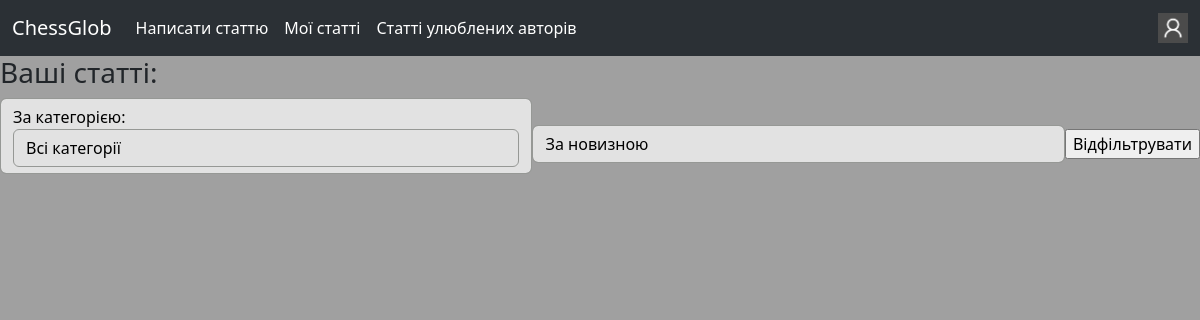
/view_my_articles (signed in), run on an earlier commit of the app's database.
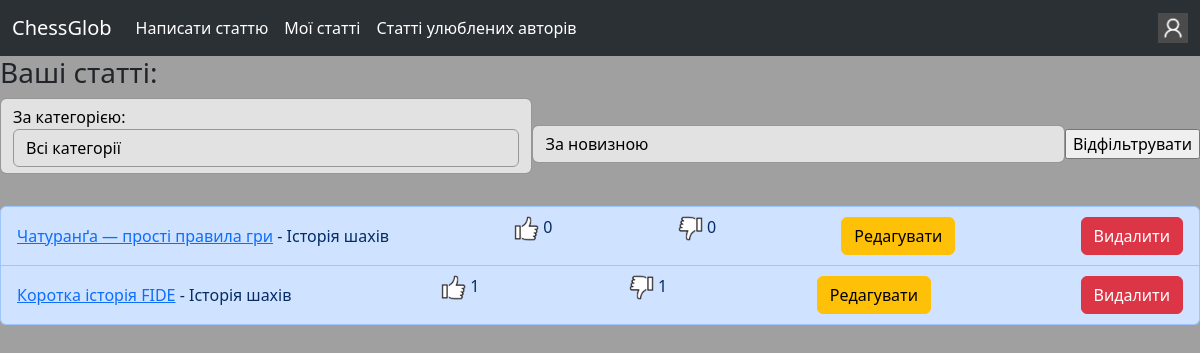
And on a later commit of the database.
### blog/models.py (models this page shows, shortened)
class Article(models.Model):
    class Categories(models.TextChoices):
        other = "Інше"
        debut = "Дебют"
        middle_game = "Мітельшпіль"
        end_game = "Ендшпіль"
        history = "Історія шахів"
        etude = "Шахові задачки"
    author = models.ForeignKey(MyUser, models.CASCADE)
    name = models.CharField(max_length=32)
    category = models.CharField(choices=Categories.choices, default=Categories.other)
    created_time = models.DateTimeField()
    elements_num = models.IntegerField(default=1)

### blog/views.py (the view, shortened to what this page needs)
# urls.py: path("view_my_articles", views.view_my_articles, name="view_my_articles"),
@login_required
def view_my_articles(request):
    if request.method not in ["GET", "POST"]:
        return redirect("/eror?eror_text=Сторінка для перегляду ваших статтей приймає лише GET і POST запити.")
    categories = [choice.value for choice in models.Article.Categories]
    articles = models.Article.objects.filter(author=request.user)
    articles = articles.annotate(like_count=Count('like', distinct=True))
    articles = articles.annotate(dislike_count=Count("dislike", distinct=True))
    if request.method == "GET":
        articles = articles.order_by("-created_time")
        return render(request, "blog/view_my_articles.html", {"articles":articles, "categories":categories})

### templates/blog/view_my_articles.html (shortened to what this page needs)
{% extends "base.html" %}
{% load static %}
{% load custom_tags %}
{% block body %}
<h3>Ваші статті:</h3>
<form method="post" class="form-inline mb-3 d-flex justify-content-between align-items-center">
    <p class="form-control">За категорією: <select name="category" class="form-control">
        <option value="all">Всі категорії</option>
    </select></p>
    <select name="by" class="form-control">
        <option value="by_newest">За новизною</option>
    </select>
    <input type="submit" value="Відфільтрувати">
</form>
<ul class="list-group">
    {% for article in articles %}
    <li class="list-group-item list-group-item-primary d-flex justify-content-between align-items-center">
        <div>
            <a href="{% url 'blog:view_article' article.pk%}">{{ article.name }}</a> - {{ article.category }}
        </div>
        <p><img src="{% static 'img/not_pressed_like.png' %}" width="25px" height="25px"> {{ article.like_count }}</p>
        <p><img src="{% static 'img/not_pressed_dislike.png' %}" width="25px" height="25px"> {{ article.dislike_count }}</p>
        <a class="btn btn-warning" href="{% url 'blog:redact_article' article.pk %}" role="button">Редагувати</a>
        <a class="btn btn-danger" href="{% url 'blog:delete_article' article.pk %}" role="button" onclick="return confirm('Ви точно хочете видалити цю статтю?')">Видалити</a>
    </li>
    {% endfor %}
</ul>
{% endblock %}

What changed in the data, as far as the page shows it:
added Article: name "Чатуранґа — прості правила гри", category "Історія шахів", like_count "0", dislike_count "0"
added Article: name "Коротка історія FIDE", category "Історія шахів", like_count "1", dislike_count "1"
